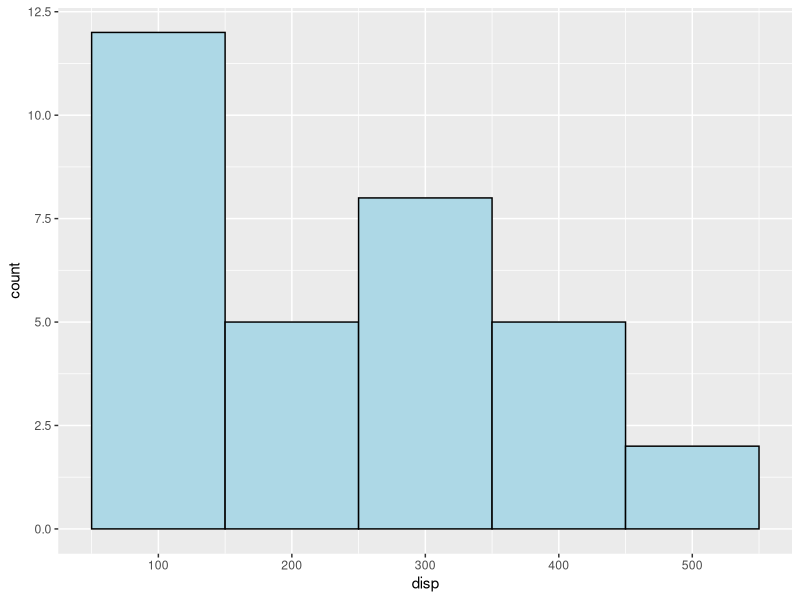
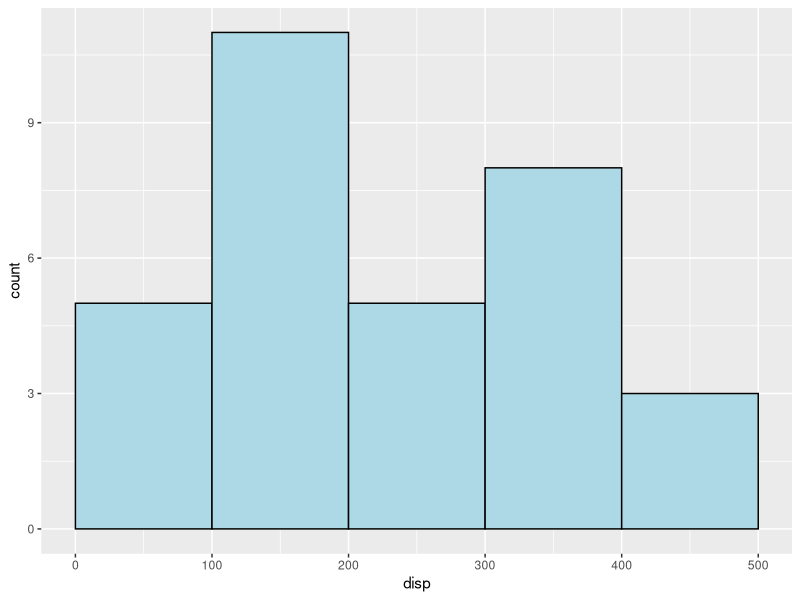
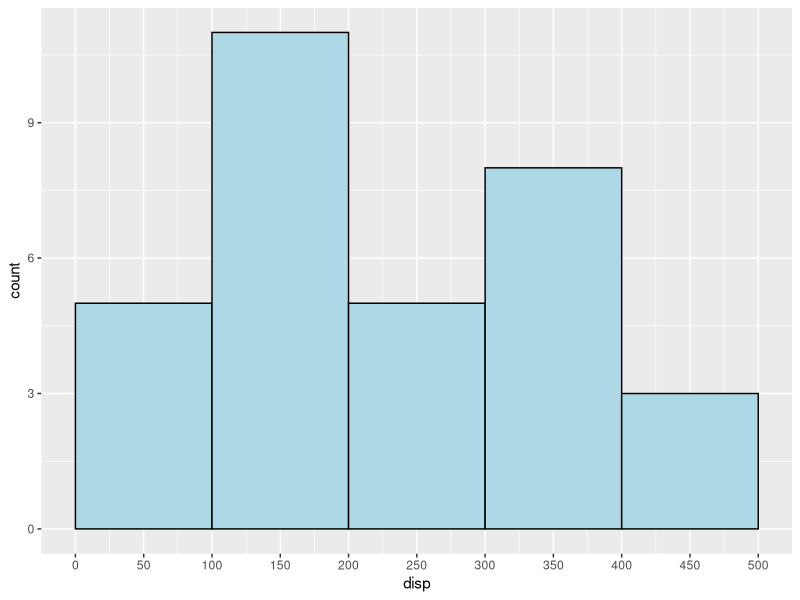
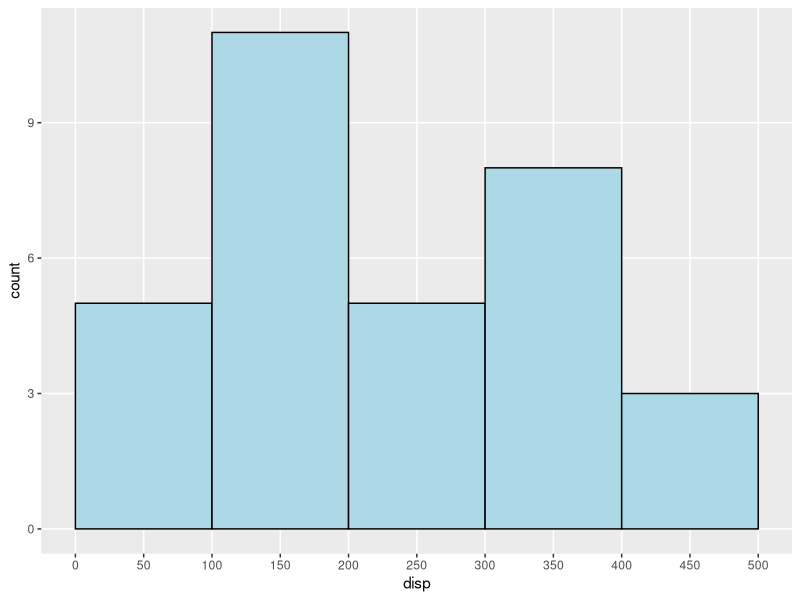
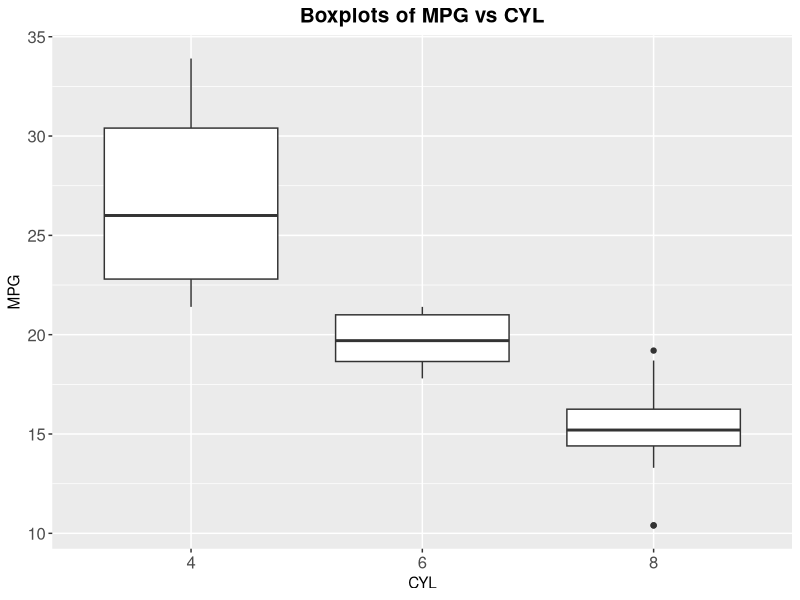
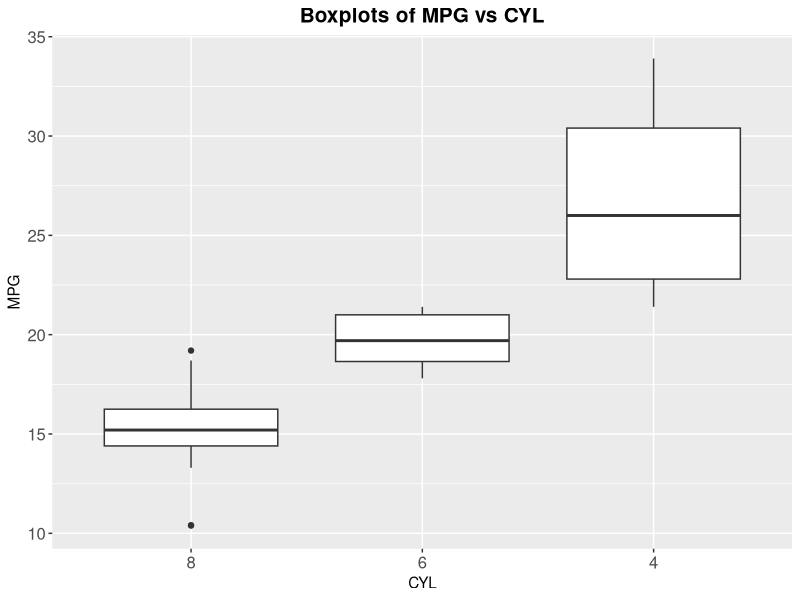
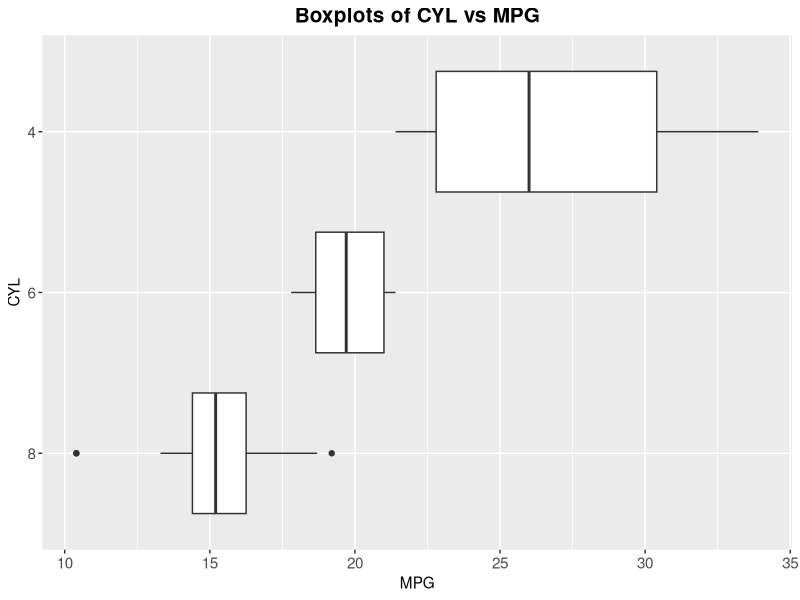
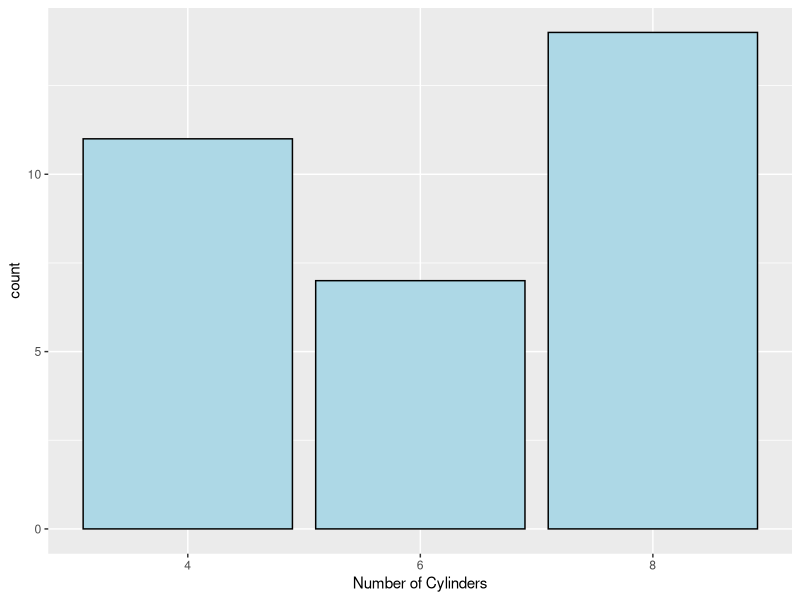

These charts were generated, in order, by the following R code:
## ---- chunk 1
knitr::opts_chunk$set(echo = TRUE)

library("ggplot2")
library("tidyverse")
library("dplyr")
library("tidyr")
library("GGally")
library("vcd")
library("RColorBrewer")
library("ggalluvial")
## ---- chunk 2
mtcars %>% 
    ggplot(aes(x = disp)) + 
    geom_histogram(color = "black", fill = "lightblue",
                   binwidth = 100, center = 100)
## ---- chunk 3
mtcars %>% 
    ggplot(aes(x = disp)) + 
    geom_histogram(color = "black", fill = "lightblue",
                   binwidth = 100, center = 50)
## ---- chunk 4
mtcars %>% 
    ggplot(aes(x = disp)) + 
    geom_histogram(color = "black", fill = "lightblue",
                   binwidth = 100, center = 50) +
  scale_x_continuous(breaks = seq(0, 500, 50))
## ---- chunk 5
mtcars %>% 
    ggplot(aes(x = disp)) + 
    geom_histogram(color = "black", fill = "lightblue",
                   binwidth = 100, center = 50) +
  scale_x_continuous(breaks = seq(0, 500, 50)) +
  theme(panel.grid.minor = element_blank())
## ---- chunk 6
mtcars %>%
ggplot(aes(x=as.factor(cyl), y=mpg)) + 
    geom_boxplot() +
    labs(x = "CYL", y = "MPG", 
    subtitle = "Boxplots of MPG vs CYL")+
    theme(axis.text.x   = element_text(size = 12),
        axis.text.y   = element_text(size = 12),
        plot.subtitle = element_text(size = 15, face = "bold", hjust = 0.5))
## ---- chunk 7
mtcars %>%
ggplot(aes(x=reorder(as.factor(cyl),mpg,median), y=mpg)) + 
    geom_boxplot() +
    labs(x = "CYL", y = "MPG", 
    subtitle = "Boxplots of MPG vs CYL")+
    theme(axis.text.x   = element_text(size = 12),
        axis.text.y   = element_text(size = 12),
        plot.subtitle = element_text(size = 15, face = "bold", hjust = 0.5))
## ---- chunk 8
mtcars %>%
ggplot(aes(x=reorder(as.factor(cyl),mpg,median), y=mpg)) + 
    geom_boxplot() +
    labs(x = "CYL", y = "MPG", 
    subtitle = "Boxplots of CYL vs MPG")+
    theme(axis.text.x   = element_text(size = 11),
        axis.text.y   = element_text(size = 11),
        plot.subtitle = element_text(size = 15, face = "bold", hjust = 0.5)) +
        coord_flip()
## ---- chunk 9
mtcars %>%
ggplot(aes(x=as.factor(cyl))) + 
  labs(x = "Number of Cylinders") +
  geom_bar(fill="lightblue",color="black")
## ---- chunk 10

mtcars_new <- mtcars
mtcars_new$cyl <- factor(mtcars_new$cyl, levels = c(4,6,8))
mtcars_new$cyl <- fct_recode(mtcars_new$cyl,"Car Models with 4 Cylinders" = "4", "Car Models with 6 Cylinders" = "6","Car Models with 8 Cylinders" = "8")
mtcars_new %>%
ggplot(aes(x=as.factor(cyl))) + 
  labs(x = "Number of Cylinders") +
  geom_bar(fill="lightblue",color="black")

## ---- chunk 11
mtcars_new_1 <- mtcars
ggparcoord(mtcars_new_1,columns=1:5,scale='globalminmax')
## ---- chunk 12
ggparcoord(mtcars_new_1,columns=1:5,scale='uniminmax',alphaLines=.3, splineFactor=10,title='mtcars parallel coordinates')
## ---- chunk 13
mosaic(cyl~gear,direction = c("v", "h") ,mtcars,highlighting_fill=brewer.pal(3,'Blues'))
## ---- chunk 14
ggplot(as.data.frame(Titanic),
       aes(axis1 = Class,axis3 = Age,axis2 = Sex, axis4 = Survived)) +
  geom_alluvium(aes(fill = Class),color='blue') +
  geom_stratum() +
  geom_text(stat = "stratum", aes(label = after_stat(stratum))) +
  scale_x_continuous(breaks = 1:4, labels = c("Class", "Sex", "Age","Survived")) +
  ggtitle("Titanic Alluvial")
## ---- chunk 15
mtcars_modified <- mtcars %>% 
  mutate(disAndCyl = disp/cyl)

mtcars_modified
## ---- chunk 16
mtcars_modified <- mtcars %>% 
  filter(xor(cyl==6,mpg==21.0)) %>% 
  mutate(carType = "new type")

mtcars_modified
## ---- chunk 17
mtcars %>%
  ggplot(aes(x = mpg)) +
  geom_histogram(color = "black", fill = "lightblue") +
  facet_grid(~ cyl)
## ---- chunk 18
titanic <-as.data.frame(Titanic)
titanic %>% 
     sapply(levels)
## ---- chunk 19
titanic
## ---- chunk 20
titanic_new <- titanic %>% 
  count(Class,Sex,sort = TRUE,name ="Freq") %>%
  pivot_wider(id_cols = Class, names_from = Sex,values_from = Freq) %>%
  rowwise() 

titanic_new
## ---- chunk 21
titanic_new_1<-titanic_new %>% 
    pivot_longer(cols = !Class,names_to = "Sex",values_to = "frequency")
titanic_new_1
